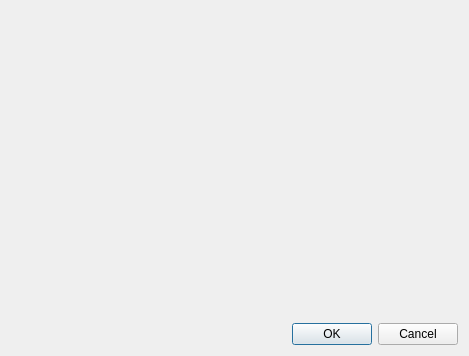
<?xml version="1.0" encoding="UTF-8"?>
<ui version="4.0">
 <class>ListSelector</class>
 <widget class="QDialog" name="ListSelector">
  <property name="geometry">
   <rect>
    <x>0</x>
    <y>0</y>
    <width>469</width>
    <height>356</height>
   </rect>
  </property>
  <property name="windowTitle">
   <string>Select items</string>
  </property>
  <layout class="QGridLayout" name="gridLayout">
   <item row="0" column="0" colspan="2">
    <widget class="CustomSelector" name="listCustomSelector" native="true"/>
   </item>
   <item row="1" column="0">
    <spacer name="horizontalSpacer">
     <property name="orientation">
      <enum>Qt::Horizontal</enum>
     </property>
     <property name="sizeHint" stdset="0">
      <size>
       <width>40</width>
       <height>20</height>
      </size>
     </property>
    </spacer>
   </item>
   <item row="1" column="1">
    <widget class="QDialogButtonBox" name="buttonBox">
     <property name="standardButtons">
      <set>QDialogButtonBox::Cancel|QDialogButtonBox::Ok</set>
     </property>
    </widget>
   </item>
  </layout>
 </widget>
 <customwidgets>
  <customwidget>
   <class>CustomSelector</class>
   <extends>QWidget</extends>
   <header>DsgTools.CustomWidgets.customSelector.h</header>
   <container>1</container>
  </customwidget>
 </customwidgets>
 <resources/>
 <connections/>
</ui>
